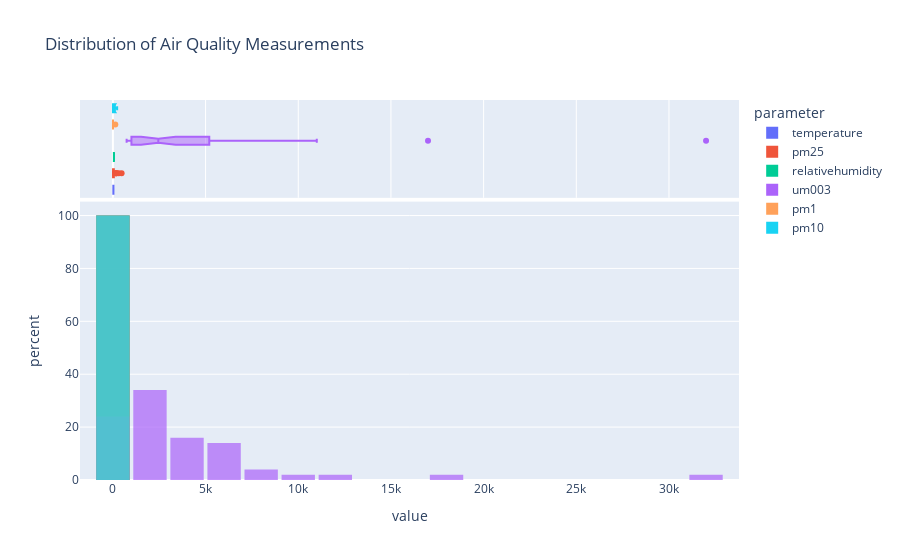

The code cell stored with this chart in its notebook:
### Code cell
fig = px.histogram(kenya, x='value', color='parameter', marginal='box',title='Distribution of Air Quality Measurements', 
                   barmode='overlay', # Set bars to overlay on top of the other'
                   nbins=20,
                   histnorm='percent', # to invlude percentage
                   histfunc='count', # Set histfunc to 'count'
                   opacity=0.7)
fig.update_layout(bargap=0.1)
fig.show()

### Figure 1 — Plotly figure (JSON) as saved in the notebook; plotly's stock layout.template omitted (floating-point values rounded to 4 significant figures)
{"data": [{"alignmentgroup": "True", "bingroup": "x", "histfunc": "count", "histnorm": "percent", "hovertemplate": "parameter=temperature<br>value=%{x}<br>percent=%{y}<extra></extra>", "legendgroup": "temperature", "marker": {"color": "#636efa", "opacity": 0.7, "pattern": {"shape": ""}}, "name": "temperature", "nbinsx": 20, "offsetgroup": "temperature", "orientation": "v", "showlegend": true, "type": "histogram", "x": [28, 27, 29, 30, 26, 25, 24], "xaxis": "x", "yaxis": "y"}, {"alignmentgroup": "True", "hovertemplate": "parameter=temperature<br>value=%{x}<extra></extra>", "legendgroup": "temperature", "marker": {"color": "#636efa"}, "name": "temperature", "notched": true, "offsetgroup": "temperature", "showlegend": false, "type": "box", "x": [28, 27, 29, 30, 26, 25, 24], "xaxis": "x2", "yaxis": "y2"}, {"alignmentgroup": "True", "bingroup": "x", "histfunc": "count", "histnorm": "percent", "hovertemplate": "parameter=pm25<br>value=%{x}<br>percent=%{y}<extra></extra>", "legendgroup": "pm25", "marker": {"color": "#EF553B", "opacity": 0.7, "pattern": {"shape": ""}}, "name": "pm25", "nbinsx": 20, "offsetgroup": "pm25", "orientation": "v", "showlegend": true, "type": "histogram", "x": [32, 23, 17, 16, 14, 8.8, 12, 42, 73, 36, 35, 38, 31, 21, 15, 13, 11, 9.6, 18, 20, 7.9, 62, 10, 8.9, 49, 40, 9.2, 22, 7.8, 8.5, 63, 9, 19, 9.9, 8.6, 8.3, 52, 58, 50, 67, 44, 46, 33, 37, 61, 47, 9.7, 9.4, 68, 51, 320, 470, 39, 48, 41, 34, 8.7, 7.4, 9.8, 190, 65, 150, 59, 8.4, 7.7, 8.2, 8, 100, 88, 9.3, 9.5, 45, 96, 64, 5.8, 5.3, 6.9, 9.1, 53, 7, 140, 7.3, 5.9, 6.1, 5, 7.5, 6.4, 5.1, 4.7, 6.5, 6.6, 7.2, 6, 5.7, 110, 70, 8.1, 210, 93, 54, 43, 5.2], "xaxis": "x", "yaxis": "y"}, {"alignmentgroup": "True", "hovertemplate": "parameter=pm25<br>value=%{x}<extra></extra>", "legendgroup": "pm25", "marker": {"color": "#EF553B"}, "name": "pm25", "notched": true, "offsetgroup": "pm25", "showlegend": false, "type": "box", "x": [32, 23, 17, 16, 14, 8.8, 12, 42, 73, 36, 35, 38, 31, 21, 15, 13, 11, 9.6, 18, 20, 7.9, 62, 10, 8.9, 49, 40, 9.2, 22, 7.8, 8.5, 63, 9, 19, 9.9, 8.6, 8.3, 52, 58, 50, 67, 44, 46, 33, 37, 61, 47, 9.7, 9.4, 68, 51, 320, 470, 39, 48, 41, 34, 8.7, 7.4, 9.8, 190, 65, 150, 59, 8.4, 7.7, 8.2, 8, 100, 88, 9.3, 9.5, 45, 96, 64, 5.8, 5.3, 6.9, 9.1, 53, 7, 140, 7.3, 5.9, 6.1, 5, 7.5, 6.4, 5.1, 4.7, 6.5, 6.6, 7.2, 6, 5.7, 110, 70, 8.1, 210, 93, 54, 43, 5.2], "xaxis": "x2", "yaxis": "y2"}, {"alignmentgroup": "True", "bingroup": "x", "histfunc": "count", "histnorm": "percent", "hovertemplate": "parameter=relativehumidity<br>value=%{x}<br>percent=%{y}<extra></extra>", "legendgroup": "relativehumidity", "marker": {"color": "#00cc96", "opacity": 0.7, "pattern": {"shape": ""}}, "name": "relativehumidity", "nbinsx": 20, "offsetgroup": "relativehumidity", "orientation": "v", "showlegend": true, "type": "histogram", "x": [55, 56, 57, 60], "xaxis": "x", "yaxis": "y"}, {"alignmentgroup": "True", "hovertemplate": "parameter=relativehumidity<br>value=%{x}<extra></extra>", "legendgroup": "relativehumidity", "marker": {"color": "#00cc96"}, "name": "relativehumidity", "notched": true, "offsetgroup": "relativehumidity", "showlegend": false, "type": "box", "x": [55, 56, 57, 60], "xaxis": "x2", "yaxis": "y2"}, {"alignmentgroup": "True", "bingroup": "x", "histfunc": "count", "histnorm": "percent", "hovertemplate": "parameter=um003<br>value=%{x}<br>percent=%{y}<extra></extra>", "legendgroup": "um003", "marker": {"color": "#ab63fa", "opacity": 0.7, "pattern": {"shape": ""}}, "name": "um003", "nbinsx": 20, "offsetgroup": "um003", "orientation": "v", "showlegend": true, "type": "histogram", "x": [6300, 1500, 1100, 1200, 1300, 960, 800, 740, 900, 1900, 2900, 1800, 910, 920, 1000, 2500, 4300, 4600, 3100, 2400, 1600, 1700, 2200, 2000, 5500, 6500, 2100, 870, 820, 860, 17000, 11000, 5400, 32000, 10000, 3800, 880, 770, 7700, 6900, 5200, 3900, 2600, 3300, 8500, 4700, 3500, 2700, 5700, 790], "xaxis": "x", "yaxis": "y"}, {"alignmentgroup": "True", "hovertemplate": "parameter=um003<br>value=%{x}<extra></extra>", "legendgroup": "um003", "marker": {"color": "#ab63fa"}, "name": "um003", "notched": true, "offsetgroup": "um003", "showlegend": false, "type": "box", "x": [6300, 1500, 1100, 1200, 1300, 960, 800, 740, 900, 1900, 2900, 1800, 910, 920, 1000, 2500, 4300, 4600, 3100, 2400, 1600, 1700, 2200, 2000, 5500, 6500, 2100, 870, 820, 860, 17000, 11000, 5400, 32000, 10000, 3800, 880, 770, 7700, 6900, 5200, 3900, 2600, 3300, 8500, 4700, 3500, 2700, 5700, 790], "xaxis": "x2", "yaxis": "y2"}, {"alignmentgroup": "True", "bingroup": "x", "histfunc": "count", "histnorm": "percent", "hovertemplate": "parameter=pm1<br>value=%{x}<br>percent=%{y}<extra></extra>", "legendgroup": "pm1", "marker": {"color": "#FFA15A", "opacity": 0.7, "pattern": {"shape": ""}}, "name": "pm1", "nbinsx": 20, "offsetgroup": "pm1", "orientation": "v", "showlegend": true, "type": "histogram", "x": [7.6, 5.5, 4.4, 3.5, 3.2, 4.2, 4.3, 4.1, 3.6, 4, 6.2, 5.4, 130, 3.4, 6.3, 5.6], "xaxis": "x", "yaxis": "y"}, {"alignmentgroup": "True", "hovertemplate": "parameter=pm1<br>value=%{x}<extra></extra>", "legendgroup": "pm1", "marker": {"color": "#FFA15A"}, "name": "pm1", "notched": true, "offsetgroup": "pm1", "showlegend": false, "type": "box", "x": [7.6, 5.5, 4.4, 3.5, 3.2, 4.2, 4.3, 4.1, 3.6, 4, 6.2, 5.4, 130, 3.4, 6.3, 5.6], "xaxis": "x2", "yaxis": "y2"}, {"alignmentgroup": "True", "bingroup": "x", "histfunc": "count", "histnorm": "percent", "hovertemplate": "parameter=pm10<br>value=%{x}<br>percent=%{y}<extra></extra>", "legendgroup": "pm10", "marker": {"color": "#19d3f3", "opacity": 0.7, "pattern": {"shape": ""}}, "name": "pm10", "nbinsx": 20, "offsetgroup": "pm10", "orientation": "v", "showlegend": true, "type": "histogram", "x": [6.7, 4.9, 6.8, 120, 79, 230, 66, 97], "xaxis": "x", "yaxis": "y"}, {"alignmentgroup": "True", "hovertemplate": "parameter=pm10<br>value=%{x}<extra></extra>", "legendgroup": "pm10", "marker": {"color": "#19d3f3"}, "name": "pm10", "notched": true, "offsetgroup": "pm10", "showlegend": false, "type": "box", "x": [6.7, 4.9, 6.8, 120, 79, 230, 66, 97], "xaxis": "x2", "yaxis": "y2"}], "layout": {"bargap": 0.1, "barmode": "overlay", "legend": {"title": {"text": "parameter"}, "tracegroupgap": 0}, "title": {"text": "Distribution of Air Quality Measurements"}, "xaxis": {"anchor": "y", "domain": [0, 1], "title": {"text": "value"}}, "xaxis2": {"anchor": "y2", "domain": [0, 1], "matches": "x", "showgrid": true, "showticklabels": false}, "yaxis": {"anchor": "x", "domain": [0, 0.7326], "title": {"text": "percent"}}, "yaxis2": {"anchor": "x2", "domain": [0.7426, 1], "matches": "y2", "showgrid": false, "showline": false, "showticklabels": false, "ticks": ""}}}
